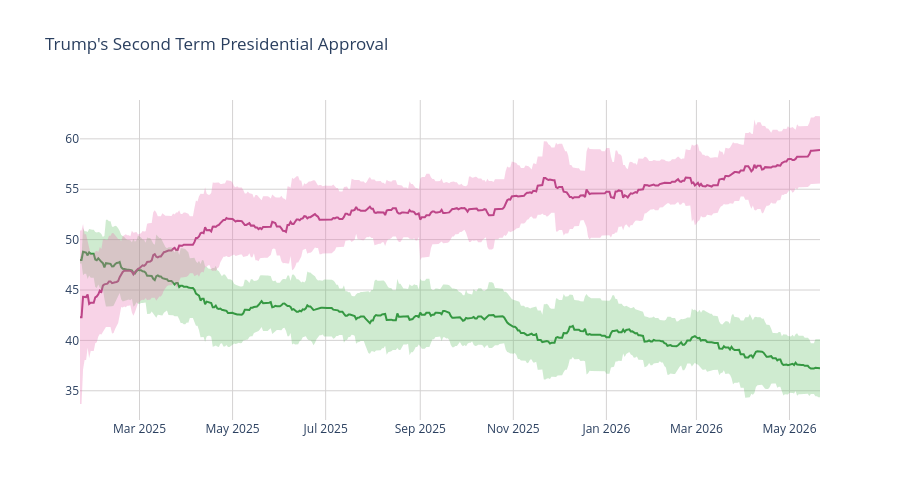

The notebook cell saved with this chart:
### Code cell
disappr_ci_hex = "#e86eaf"
appr_ci_hex = "#60be65"
disappr_ci_rgba = "rgba(232, 110, 175, 0.3)"
appr_ci_rgba = "rgba(96, 190, 101, 0.3)"
grid_col = "#d4d2d2"


# Approve
fig = go.Figure(go.Scatter(
    x=pres['end_date'],
    y=pres['approve'],
    hovertemplate="%{y:.2f}%",
    name="<b>Approve</b>",
    line=dict(color="#228833"),
    showlegend=False
))

# Disapprove
fig.add_trace(go.Scatter(
    x=pres['end_date'],
    y=pres['disapprove'],
    hovertemplate="%{y:.2f}%",
    name="<b>Disapprove</b>",
    line=dict(color="#aa3377"),
    showlegend=False
    )
)

# Approve CI
fig.add_traces([

    # Upper bound
    go.Scatter(
        x=pres['end_date'],
        y=pres['approve_upper_ci'],
        marker=dict(color=appr_ci_hex),
        line=dict(width=0),
        mode='lines',
        showlegend=False,
        hoverinfo="skip"
    ),

    # Lower bound
    go.Scatter(
        x=pres['end_date'],
        y=pres['approve_lower_ci'],
        marker=dict(color=appr_ci_hex),
        line=dict(width=0),
        mode='lines',
        fillcolor=appr_ci_rgba,
        fill="tonexty",
        showlegend=False,
        hoverinfo="skip"
    )
])

# Disapprove CI
fig.add_traces([

    # Upper bound
    go.Scatter(
        x=pres['end_date'],
        y=pres['disapprove_upper_ci'],
        marker=dict(color=disappr_ci_hex),
        line=dict(width=0),
        mode='lines',
        showlegend=False,
        hoverinfo="skip"
    ),

    # Lower bound
    go.Scatter(
        x=pres['end_date'],
        y=pres['disapprove_lower_ci'],
        marker=dict(color=disappr_ci_hex),
        line=dict(width=0),
        mode='lines',
        fillcolor=disappr_ci_rgba,
        fill="tonexty",
        showlegend=False,
        hoverinfo="skip"
    )
])

fig.update_layout(
    title=dict(text="Trump's Second Term Presidential Approval"),
    hovermode="x"
)

fig.update_xaxes(gridcolor=grid_col)
fig.update_yaxes(gridcolor=grid_col)

fig.update_layout(hovermode="x", hoverlabel_align="right", plot_bgcolor="rgba(0, 0, 0, 0)", height=500)
fig.show()

### Figure 1 — Plotly figure (JSON) as saved in the notebook; plotly's stock layout.template omitted (floating-point values rounded to 4 significant figures; data arrays with more than 128 entries replaced by an {"elided": "..."} marker saying what was removed)
{"data": [{"hovertemplate": "%{y:.2f}%", "line": {"color": "#228833"}, "name": "<b>Approve</b>", "showlegend": false, "type": "scatter", "x": {"elided": "486 str values"}, "y": {"elided": "486 float values"}}, {"hovertemplate": "%{y:.2f}%", "line": {"color": "#aa3377"}, "name": "<b>Disapprove</b>", "showlegend": false, "type": "scatter", "x": {"elided": "486 str values"}, "y": {"elided": "486 float values"}}, {"hoverinfo": "skip", "line": {"width": 0}, "marker": {"color": "#60be65"}, "mode": "lines", "showlegend": false, "type": "scatter", "x": {"elided": "486 str values"}, "y": {"elided": "486 float values"}}, {"fill": "tonexty", "fillcolor": "rgba(96, 190, 101, 0.3)", "hoverinfo": "skip", "line": {"width": 0}, "marker": {"color": "#60be65"}, "mode": "lines", "showlegend": false, "type": "scatter", "x": {"elided": "486 str values"}, "y": {"elided": "486 float values"}}, {"hoverinfo": "skip", "line": {"width": 0}, "marker": {"color": "#e86eaf"}, "mode": "lines", "showlegend": false, "type": "scatter", "x": {"elided": "486 str values"}, "y": {"elided": "486 float values"}}, {"fill": "tonexty", "fillcolor": "rgba(232, 110, 175, 0.3)", "hoverinfo": "skip", "line": {"width": 0}, "marker": {"color": "#e86eaf"}, "mode": "lines", "showlegend": false, "type": "scatter", "x": {"elided": "486 str values"}, "y": {"elided": "486 float values"}}], "layout": {"height": 500, "hoverlabel": {"align": "right"}, "hovermode": "x", "plot_bgcolor": "rgba(0, 0, 0, 0)", "title": {"text": "Trump's Second Term Presidential Approval"}, "xaxis": {"gridcolor": "#d4d2d2"}, "yaxis": {"gridcolor": "#d4d2d2"}}}
